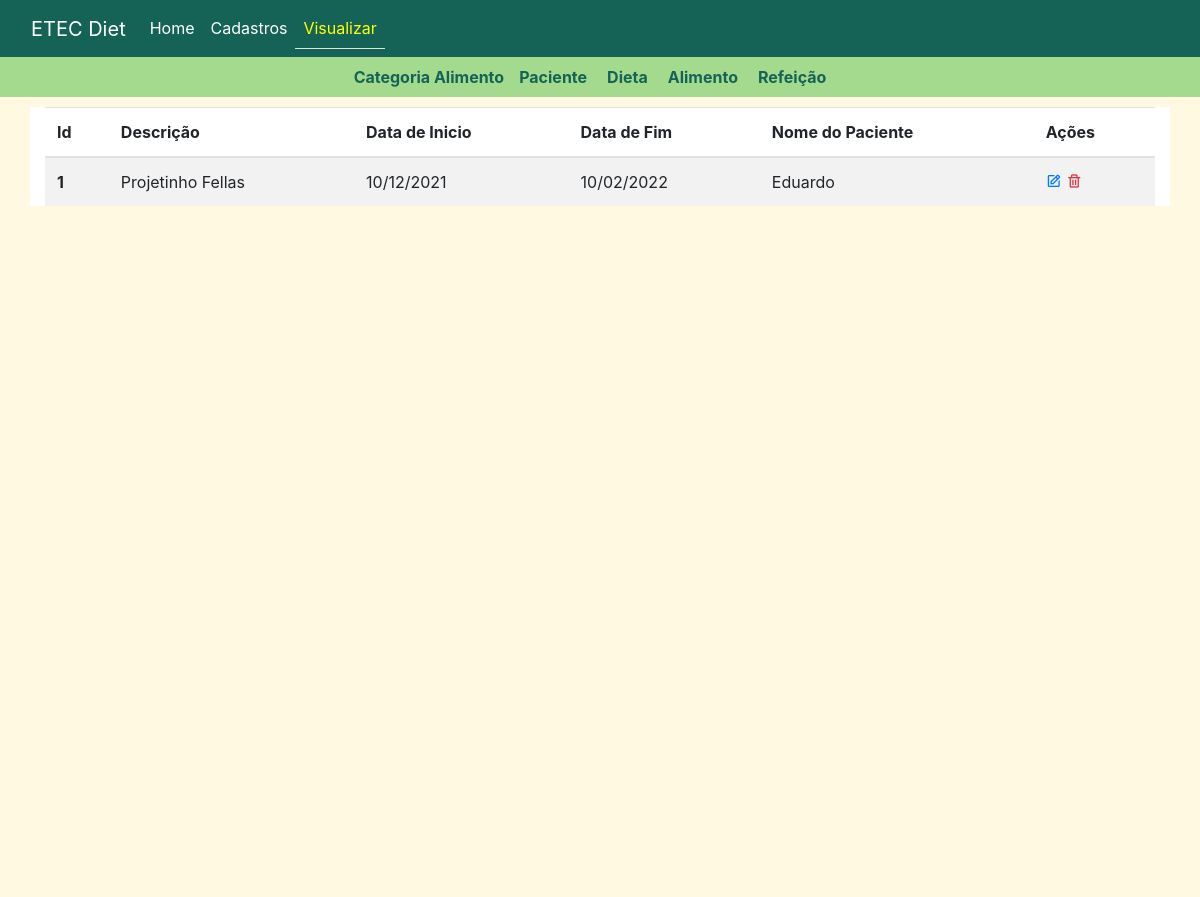
/dieta, run on the app's committed database.
### tables this page shows
CREATE TABLE `dieta` (
  `id` int NOT NULL AUTO_INCREMENT,
  `descricao` varchar(100) NOT NULL,
  `data_inicio` date NOT NULL,
  `data_fim` date NOT NULL,
  `id_paciente` int NOT NULL,
  PRIMARY KEY (`id`),
  KEY `id_paciente` (`id_paciente`),
  CONSTRAINT `dieta_ibfk_1` FOREIGN KEY (`id_paciente`) REFERENCES `paciente` (`id`)
);

CREATE TABLE `paciente` (
  `id` int NOT NULL AUTO_INCREMENT,
  `nome` varchar(100) NOT NULL,
  `data_nascimento` date NOT NULL,
  `peso` double NOT NULL,
  `altura` double NOT NULL,
  `sexo` varchar(1) DEFAULT NULL,
  PRIMARY KEY (`id`)
);

### Controller/DietaController.php (called while the page is built, shortened)
<?php
class DietaController{
    public static function index(){
        $arr_dietas = self::listar();
        include 'View/modules/Dieta/ListarDieta.php';
    }
    public static function listar(){
        $model = new DietaModel();
        $arr_dieta = $model->getAll();
        return $arr_dieta;
    }
}

### DAO/MySQL.php (called while the page is built, shortened)
<?php
class MySQL extends PDO{
    public $dsn = "mysql:host=localhost;dbname=etec_diet_v2";
    public $user = "root";
    public $pass = "Eduardo@mysql";
    public function __construct()
    {
        return parent::__construct($this->dsn, $this->user, $this->pass);
    }
}

### Model/DietaModel.php (called while the page is built, shortened)
<?php
class DietaModel{
    public function getAll(){
        include 'DAO/DietaDAO.php';
        $dao = new DietaDAO();
        return $dao->getAllRows();
    }
}

### DAO/DietaDAO.php (called while the page is built, shortened)
<?php
class DietaDAO{
    public $conexao;
    public function __construct()
    {
        include_once 'MySQL.php';
        $this->conexao = new MySQL();
    }
    public function getAllRows(){
        $sql = 'SELECT d.id,
                       d.descricao,
                       DATE_FORMAT(data_inicio, "%d/%m/%Y") as data_inicio,
                       DATE_FORMAT(data_fim, "%d/%m/%Y") as data_fim,
                       p.nome as nome_paciente
                 FROM dieta d
                 JOIN paciente p on p.id = d.id_paciente
                 ';
        $stmt = $this->conexao->prepare($sql);
        $stmt->execute();
        return $stmt->fetchAll(PDO::FETCH_CLASS);
    }
}

### View/modules/Dieta/ListarDieta.php (the view, shortened to what this page needs)
<!DOCTYPE html>
<html lang="en">
<head>
    <link rel="stylesheet" href="View/css/listas.css">
    <?php include 'View/includes/css_config.php' ?>
</head>
<body>
    <header>
        <?php include 'View/includes/cabecalho_view.php'?>
    </header>
    <main>
        <div class="container">
            <table class="table table-striped">
                <thead>
                    <tr>
                        <th scope="col">Id</th>
                        <th scope="col">Descrição</th>
                        <th scope="col">Data de Inicio</th>
                        <th scope="col">Data de Fim</th>
                        <th scope="col">Nome do Paciente</th>
                        <th scope="col">Ações </th>
                    </tr>
                </thead>
                <tbody>
                <?php foreach($arr_dietas as $dieta): ?>
                    <tr>
                        <th scope="row"><?=$dieta->id?></th>
                        <td><?=$dieta->descricao?></td>
                        <td><?=$dieta->data_inicio?></td>
                        <td><?=$dieta->data_fim?></td>
                        <td><?=$dieta->nome_paciente?></td>
                        <td class="actions">
                            <a href="/ver?id=<?= $dieta->id?>">
                                <i class='bx bx-edit '></i>
                            </a>
                            <a href="/deletar?id=<?= $dieta->id?>">
                                <i class='bx bx-trash text-danger'></i>
                            </a>
                        </td>
                    </tr>
                <?php endforeach?>
                </tbody>
            </table>
        </div>
    </main>
</body>
</html>

### View/css/listas.css (style rules this page uses)
* { box-sizing: border-box; }
html { height: 100%; background-color: #fff9e1;; }
main { padding: 10px; height: 100%; background-color: #fff9e1;; }
body { background-color: #fff9e1;; height: 100%; }
.container { background-color: white; }

### data on the page
dieta: id "1", descricao "Projetinho Fellas", data_inicio "10/12/2021", data_fim "10/02/2022", id_paciente.nome "Eduardo"
